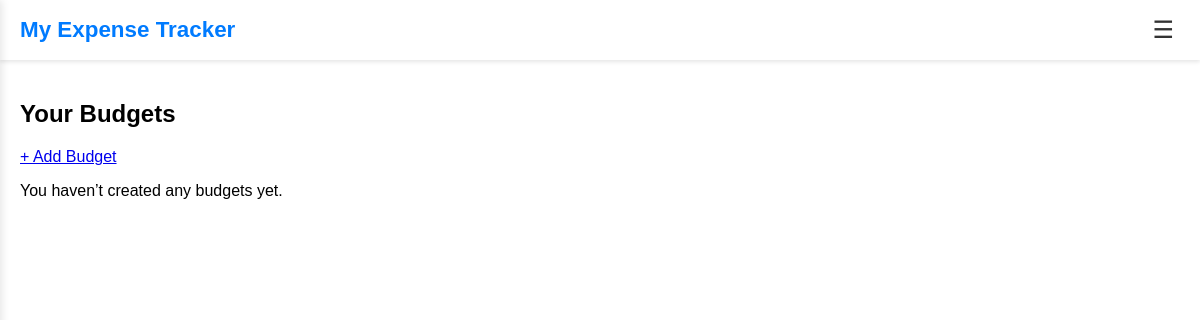
Page /budgets/ (signed in) on the earlier database version.
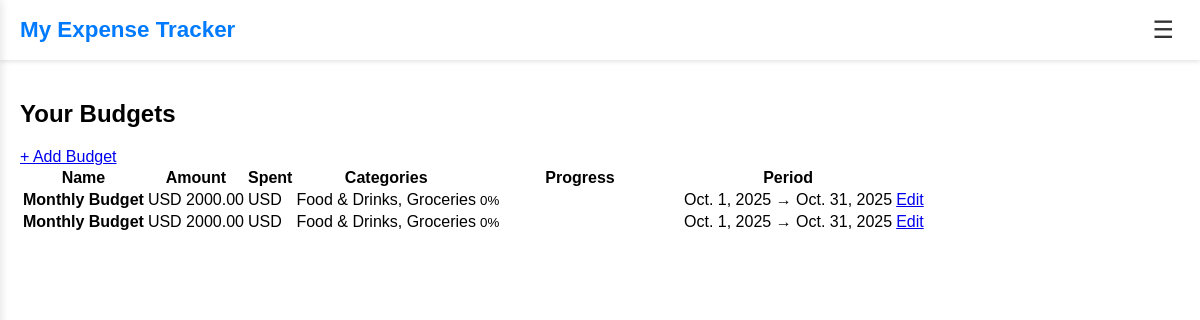
Same page on the later database version.
### private/models.py (models this page shows, shortened)
class Budget(models.Model):
    user = models.ForeignKey(settings.AUTH_USER_MODEL, on_delete=models.CASCADE)
    account = models.ManyToManyField(Account)
    name = models.CharField(max_length=100)
    categories = MultiSelectField(
        "Category", choices=CATEGORY_TYPE_CHOICES, default=list
    )
    period = models.CharField(max_length=100, choices=PERIOD_TYPE_CHOICES)
    start_date = models.DateField()
    end_date = models.DateField()
    amount = models.DecimalField(max_digits=12, decimal_places=2)
    currency = models.CharField(max_length=3)
    created_at = models.DateTimeField(auto_now_add=True)
    class Meta:
        indexes = [models.Index(fields=["user", "start_date"])]

### private/views.py (the view)
class BudgetListView(LoginRequiredMixin, ListView):
    model = Budget
    template_name = "private/budget_list.html"
    context_object_name = "budgets"
    def get_queryset(self):
        return Budget.objects.filter(user=self.request.user).order_by("-created_at")

### private/templatetags/math_filters.py (called while the page is built)
@register.filter
def divided_by(value, divisor):
    try:
        return (float(value) / float(divisor)) * 100
    except (ValueError, ZeroDivisionError):
        return 0

### private/templates/private/budget_list.html (shortened to what this page needs)
{% extends "private/base_toggle.html" %}
{% load static %}
{% load math_filters %}
{% block content %}
<div class="container my-4">
    <div class="d-flex justify-content-between align-items-center mb-3">
        <h2>Your Budgets</h2>
        <a href="{% url 'budget-add' %}" class="btn btn-primary">
            + Add Budget
        </a>
    </div>
    {% if budgets %}
        <div class="table-responsive">
            <table class="table table-hover align-middle">
                <thead class="table-secondary">
                    <tr>
                        <th>Name</th>
                        <th>Amount</th>
                        <th>Spent</th>
                        <th>Categories</th>
                        <th>Progress</th>
                        <th>Period</th>
                        <th></th>
                    </tr>
                </thead>
                <tbody>
                    {% for budget in budgets %}
                    <tr class="budget-card">
                        <td><strong>{{ budget.name }}</strong></td>
                        <td>{{ budget.currency }} {{ budget.amount }}</td>
                        <td>{{ budget.currency }} {{ budget.spent }}</td>
                        <td>
    {% if budget.categories %}
        {{ budget.categories|join:", " }}
    {% else %}
        <span class="text-muted">No categories</span>
    {% endif %}
</td>
                        <td style="width: 200px;">
                            {% with percent=budget.spent|divided_by:budget.amount %}
                                <small>{{ percent|floatformat:0 }}%</small>
                            {% endwith %}
                        </td>
                        <td>
                            {{ budget.start_date }} → {{ budget.end_date }}
                        </td>
                        <td>
                            <a href="{% url 'budget-detail-edit' budget.id %}" class="btn btn-sm btn-outline-primary">
                                Edit
                            </a>
                        </td>
                    </tr>
                    {% endfor %}
                </tbody>
            </table>
        </div>
    {% else %}
        <p class="text-muted">You haven’t created any budgets yet.</p>
    {% endif %}
</div>
{% endblock %}

Differences in the rows shown:
added Budget: name "Monthly Budget", currency "USD", amount "2000.00", categories "Food & Drinks, Groceries", value "0", start_date "Oct. 1, 2025", end_date "Oct. 31, 2025"
added Budget: name "Monthly Budget", currency "USD", amount "2000.00", categories "Food & Drinks, Groceries", value "0", start_date "Oct. 1, 2025", end_date "Oct. 31, 2025"
Other differences:
text no longer shown: "You haven’t created any budgets yet."
text now shown: "Name Amount Spent Categories Progress Period"
